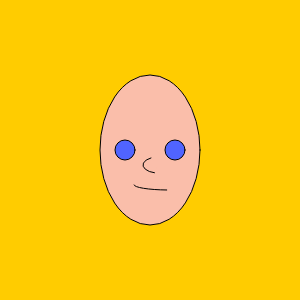
Frame 1 (no input)
Frame 60 (no input): identical to frame 1, image omitted
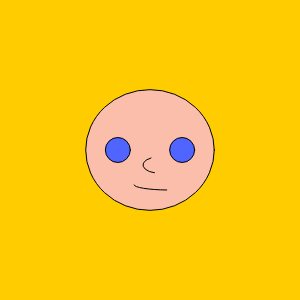
Frame 120 (the mouse pressed at the canvas centre since frame 60)

The p5.js sketch that drew these frames (run headless with seeded random() and noise() and a simulated clock; from frame 60 on, the mouse is pressed at the canvas centre):

// p5.js sketch
// ── sketch.js
var eyeSize = 20;
var faceWidth = 100;
var faceHeight = 150;
var x = 150;
var y = 150;

function setup(){
  createCanvas (300,300);

}

function draw(){
  background(255,204,0);
  fill(250,190,170);
  ellipse(x, y, faceWidth, faceHeight);

  arc(158, 165, 30, 16, 2, PI + QUARTER_PI);
  arc(169, 185, 70, 10, 2, PI);

var augaV = width/2 - faceWidth*0.25;
var augaH = width/2 + faceWidth*0.25;
fill(80,100,255);
ellipse(augaV, height/2, eyeSize, eyeSize);
fill(80,100,255);
ellipse(augaH, height/2, eyeSize, eyeSize);

  //.....kóði sem staðsetur augun m.v. x, y, faceWidth og faceHeight ætti að koma hér.
}


function mousePressed(){
  //Í hvert sinn sem músinni er smellt fá breyturnar ný gildi.
  faceWidth  = random(75,  150);
  faceHeight = random(100, 200);
  eyeSize    = random(10,  30);
}
